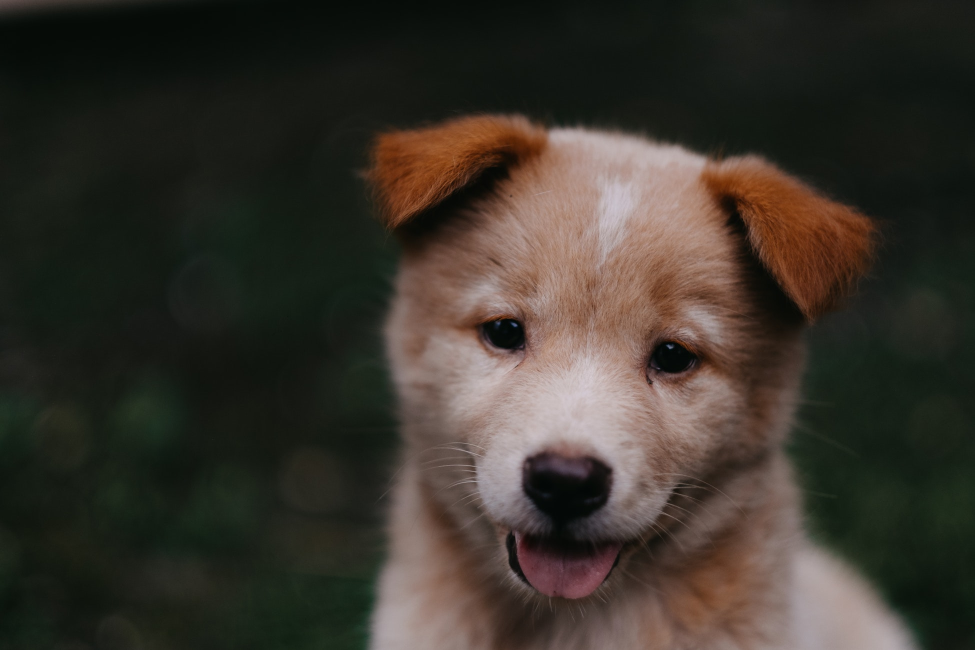
#> input picture image1.jpg, 1950 x 1300 px (shown at 1/2 size)
$ jupyter execute imglawtransform.ipynb
#> lines starting #> are read from the running program, lines starting #| are printed output that depends on the picture
[cell 1]
import numpy as np
import cv2
# Load the image
img = cv2.imread('image1.jpg')
#> img is the input picture: shape (1300, 1950, 3); mean B, G, R 43.8, 51.8, 57.3
# Apply Gamma=2.2 on the normalised image and then multiply by scaling constant (For 8 bit, c=255)
gamma_two_point_two = np.array(255*(img/255)**2.2,dtype='uint8')
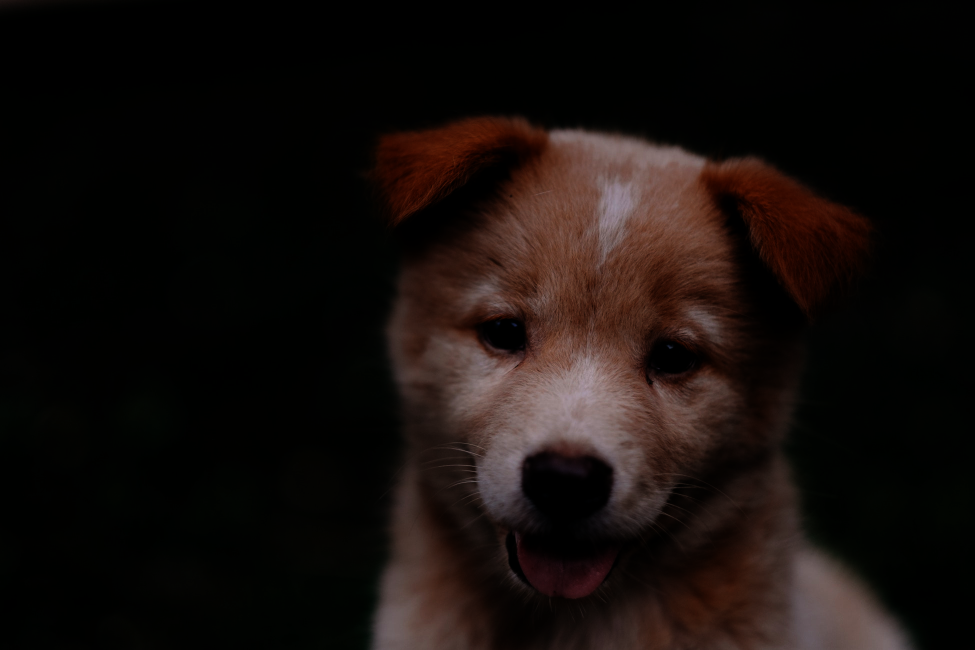
#> gamma_two_point_two: shape (1300, 1950, 3) (shown at 1/2 size); mean B, G, R 11.8, 14.3, 21.2
# Similarly, Apply Gamma=0.4
gamma_point_four = np.array(255*(img/255)**0.4,dtype='uint8')
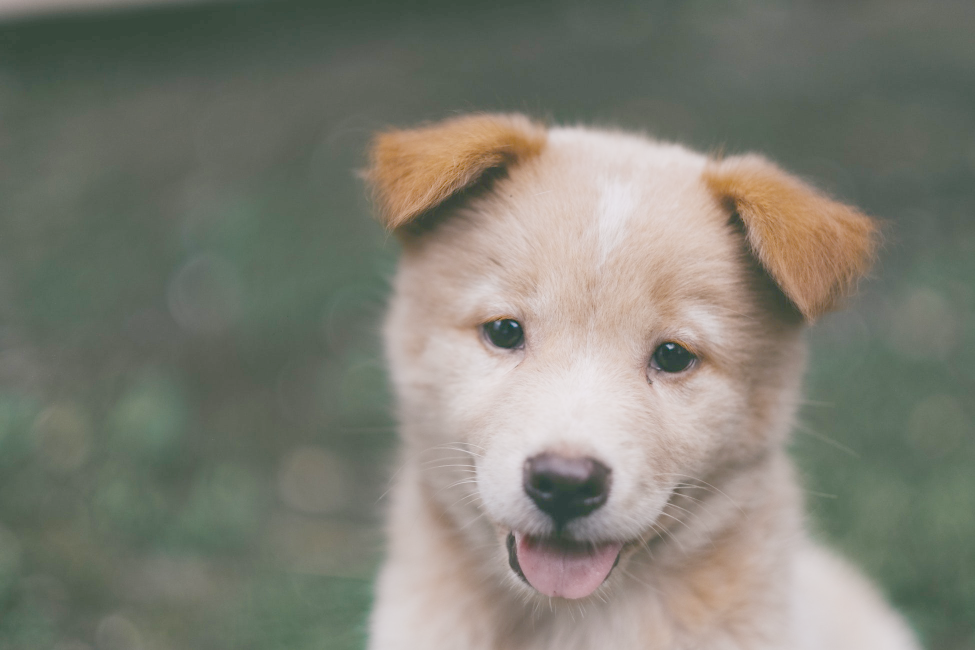
#> gamma_point_four: shape (1300, 1950, 3) (shown at 1/2 size); mean B, G, R 115.1, 125.8, 126.3
# Display the images in subplots
img3 = cv2.hconcat([gamma_two_point_two,gamma_point_four])
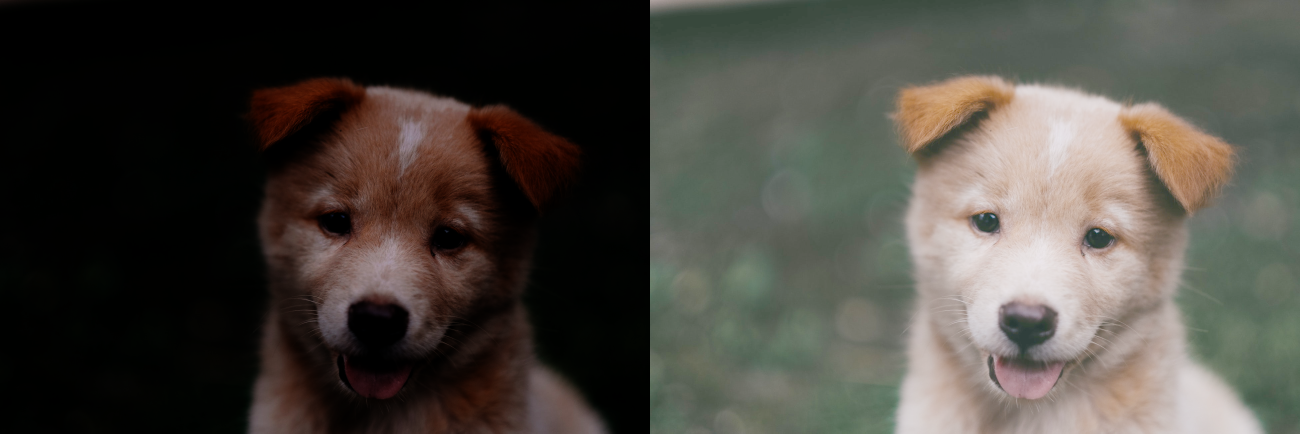
#> img3: shape (1300, 3900, 3) (shown at 1/3 size); mean B, G, R 63.5, 70.1, 73.7
img3=cv2.resize(img3,(600,600))
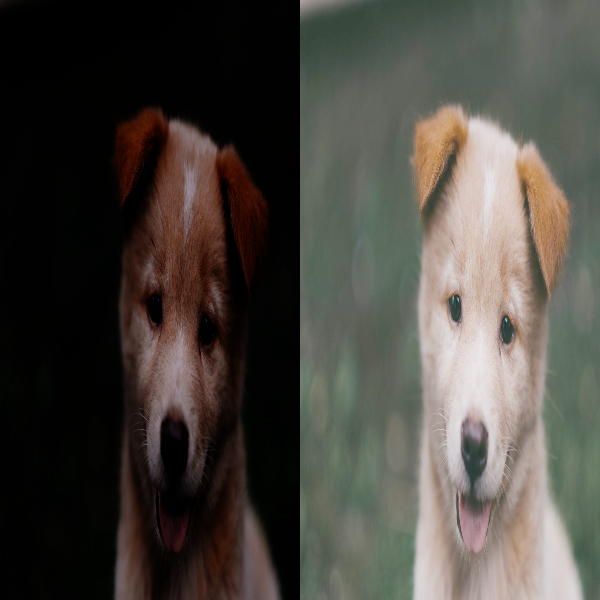
#> img3: shape (600, 600, 3); mean B, G, R 63.4, 70, 73.7
cv2.imshow('image',img3)
cv2.waitKey(0)
cv2.destroyAllWindows()
